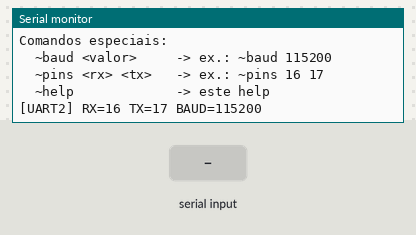
Recording of a program running on a simulated ESP32. On the bench: the last lines printed to the serial monitor. Inputs (shaded band) come from the test bench.

Above: at 1.3 s.
1.4 s: "~baud \n" received over Serial
At 1.9 s:
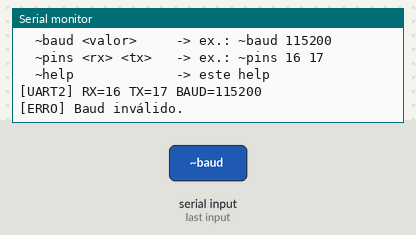
2.9 s: "~baud \n" received over the second serial link
At 4.1 s:
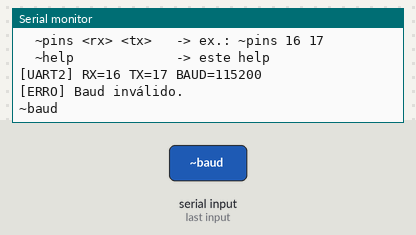
4.4 s: "~pins \n" received over Serial
At 5.3 s:
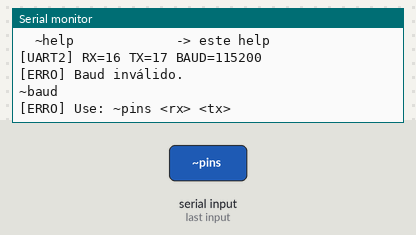
5.9 s: "~pins \n" received over the second serial link
At 6.4 s:
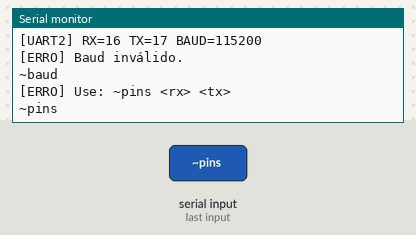
7.4 s: "~\n" received over Serial
At 8.6 s:
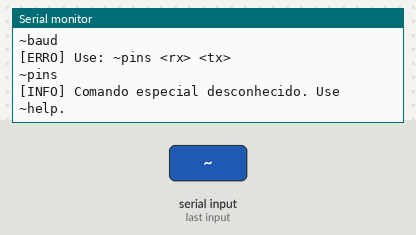
8.9 s: "~help\n" received over the second serial link
At 9.9 s:
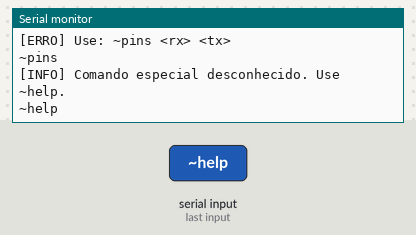

Measured:
- after the input at 1.4 s, the serial monitor: prints a new line at once (image 1)
- after the input at 2.9 s, the serial monitor: prints a new line at once (image 2)
- after the input at 4.4 s, the serial monitor: prints a new line at once (image 3)
- after the input at 5.9 s, the serial monitor: prints a new line at once (image 4)
- after the input at 7.4 s, the serial monitor: prints a new line at once (image 5)
- after the input at 8.9 s, the serial monitor: prints a new line at once (image 6)

The program:

main.cpp
```cpp
// serial_bridge.ino — Ponte serial ESP32 <-> Modem A7670
// Use isto para testar a UART do ESP32 exatamente como você faz no terminal do PC.
// Tudo que você digitar no Serial Monitor (USB) será enviado ao modem, e vice-versa.
//
// Comandos especiais (digite e pressione Enter):
//   ~baud 115200        -> troca a UART do modem para 115200 bps (reinicia UART2)
//   ~pins 16 17         -> troca os pinos RX/TX da UART2 (ex.: RX=16, TX=17)
//   ~help               -> mostra este help
//
// Observação: NÃO envia nada automaticamente. Você controla 100% os AT pela USB.

#include <Arduino.h>

// ---------- ajuste de pinos/baud padrão ----------
static int MODEM_RX = 16;
static int MODEM_TX = 17;
static unsigned long MODEM_BAUD = 115200;

HardwareSerial SerialAT(2);

void printHelp() {
  Serial.println();
  Serial.println(F("Comandos especiais:"));
  Serial.println(F("  ~baud <valor>     -> ex.: ~baud 115200"));
  Serial.println(F("  ~pins <rx> <tx>   -> ex.: ~pins 16 17"));
  Serial.println(F("  ~help             -> este help"));
  Serial.println();
}

void beginAT() {
  SerialAT.end();
  delay(50);
  SerialAT.begin(MODEM_BAUD, SERIAL_8N1, MODEM_RX, MODEM_TX);
  delay(100);
  Serial.print(F("[UART2] RX=")); Serial.print(MODEM_RX);
  Serial.print(F(" TX=")); Serial.print(MODEM_TX);
  Serial.print(F(" BAUD=")); Serial.println(MODEM_BAUD);
}

void setup() {
  Serial.begin(115200);
  while (!Serial) { delay(10); }
  Serial.println(F("\n=== ESP32 Serial Bridge -> A7670 ==="));
  Serial.println(F("Digite AT+... e pressione Enter."));
  printHelp();
  beginAT();
}

String cmdBuf;

void handleMetaCommand(const String& line) {
  if (line.startsWith("~baud ")) {
    unsigned long b = line.substring(6).toInt();
    if (b >= 1200 && b <= 2000000UL) {
      MODEM_BAUD = b;
      beginAT();
    } else {
      Serial.println(F("[ERRO] Baud inválido."));
    }
  } else if (line.startsWith("~pins ")) {
    int sp1 = line.indexOf(' ', 6);
    if (sp1 > 0) {
      int rx = line.substring(6, sp1).toInt();
      int tx = line.substring(sp1 + 1).toInt();
      if (rx >= 0 && tx >= 0) {
        MODEM_RX = rx; MODEM_TX = tx;
        beginAT();
      } else {
        Serial.println(F("[ERRO] Pinos inválidos."));
      }
    } else {
      Serial.println(F("[ERRO] Use: ~pins <rx> <tx>"));
    }
  } else if (line.startsWith("~help")) {
    printHelp();
  } else {
    Serial.println(F("[INFO] Comando especial desconhecido. Use ~help."));
  }
}

void loop() {
  // USB -> Modem
  while (Serial.available()) {
    char c = (char)Serial.read();
    if (c == '\r') continue;  // ignora CR
    if (c == '\n') {
      // linha completa
      String line = cmdBuf;
      cmdBuf = "";
      if (line.startsWith("~")) {
        handleMetaCommand(line);
      } else {
        SerialAT.println(line);   // envia ao modem com LF
      }
    } else {
      cmdBuf += c;
    }
  }

  // Modem -> USB
  while (SerialAT.available()) {
    char c = (char)SerialAT.read();
    Serial.write(c);
  }
}
```
